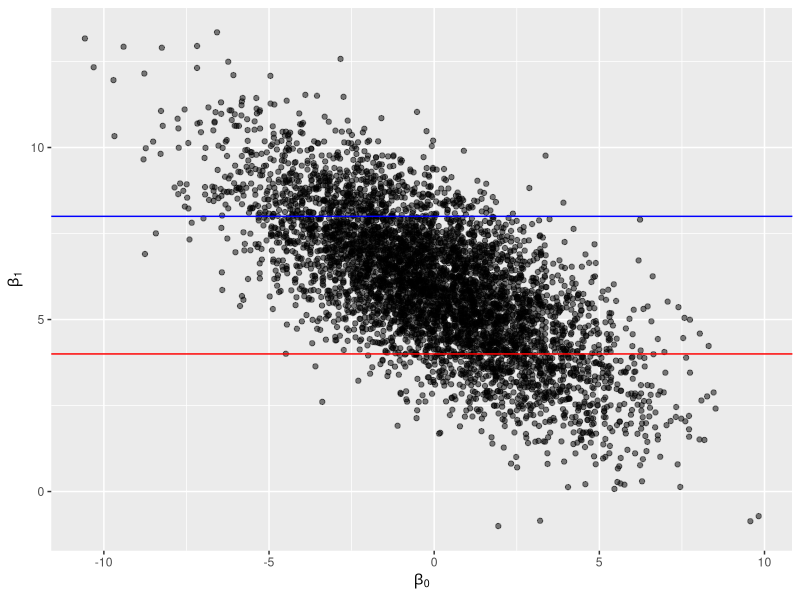
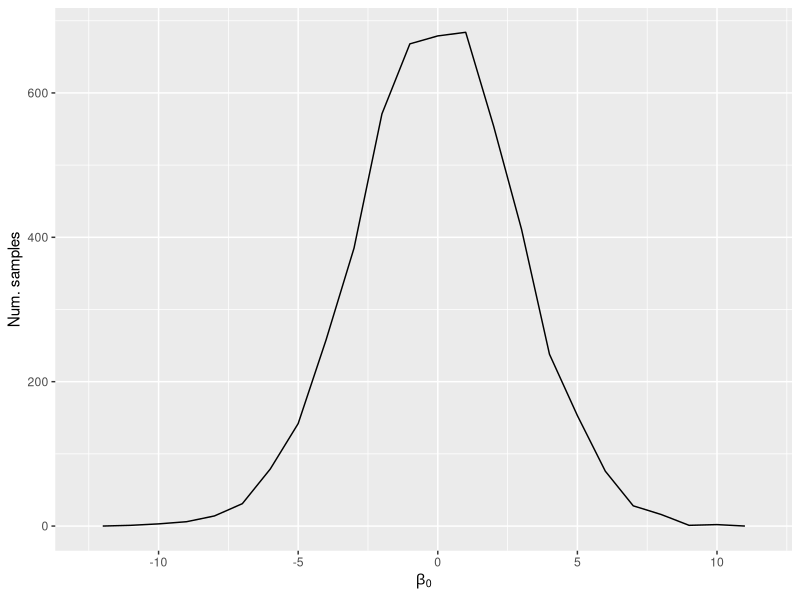
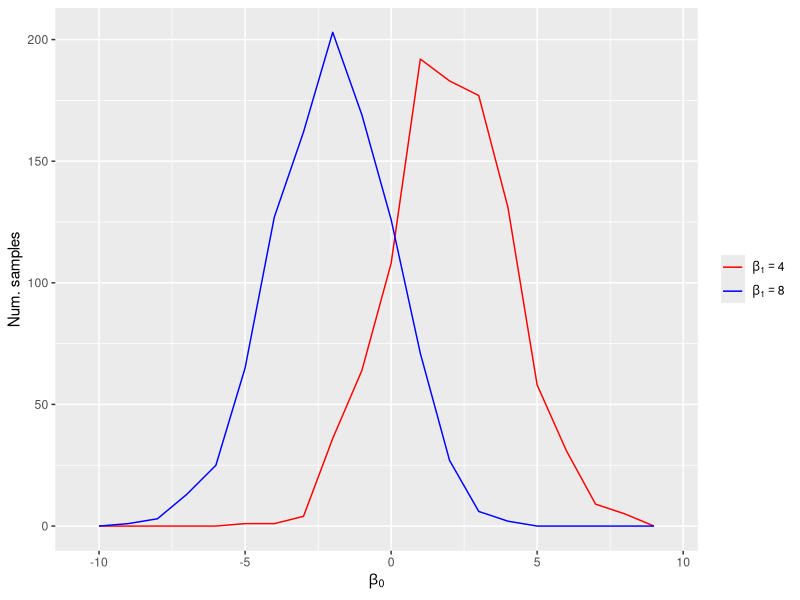

These figures' R source, in order:
## ---- chunk 1
# This code block sets up the r session when the page is rendered to html
# include = FALSE means that it will not be included in the html document

# Write every code block to the html document 
knitr::opts_chunk$set(echo = TRUE)

# Write the results of every code block to the html document 
knitr::opts_chunk$set(eval = TRUE)

# Define the directory where images generated by knit will be saved
knitr::opts_chunk$set(fig.path = "images/05-A/")

# Set the web address where R will look for files from this repository
# Do not change this address
repo_url <- "https://raw.githubusercontent.com/fukamilab/BIO202/master/"
## ---- chunk 2
library(ggplot2)

# Make fake random sample of parameters:
beta1 <- rnorm(5000, 6, 2)
beta0 <- 6 - beta1 + rnorm(5000, 0, 2)
beta <- data.frame(beta0, beta1)

# Plot joint posterior
ggplot(beta, aes(x = beta0, y = beta1)) + 
  geom_point(alpha = 0.5) + 
  geom_hline(yintercept = 4, color = 'red') +
  geom_hline(yintercept = 8, color = 'blue') +
  labs(x = expression(beta[0]), 
       y = expression(beta[1])
  )

## ---- chunk 3
ggplot(beta, aes(x = beta0)) +
  geom_freqpoly(binwidth = 1) + 
  labs(x = expression(beta[0]),
       y = "Num. samples")

## ---- chunk 4
library(tidyr)

beta0_4 <- 6 - 4 + rnorm(1000, 0, 2)
beta0_8 <- 6 - 8 + rnorm(1000, 0, 2)
beta_cond <- data.frame(beta0_4, beta0_8)

beta_long <- beta_cond %>%
  gather(key = "parm_cond", value = "value")

ggplot(beta_long, aes(x = value, color = parm_cond)) +
  geom_freqpoly(binwidth = 1) + 
  scale_color_manual(values = c("red", "blue"), labels = expression(beta[1]==4, beta[1]==8)) + 
  labs(x = expression(beta[0]),
       y = "Num. samples",
       color = NULL)

